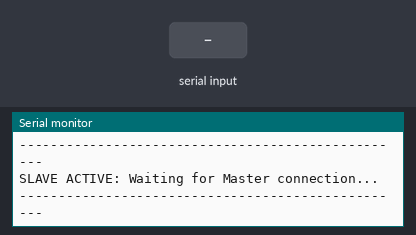
The sketch below on a simulated ESP32. Shown: the last lines printed to the serial monitor. The inputs (shaded band) are chosen by the test bench. Nothing arrives over Bluetooth unless stated.

Above: at 1.2 s.
1.3 s: "90,45\n" received over the second serial link
At 2.3 s:
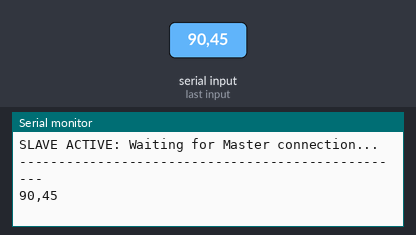
2.8 s: "30,150\n" received over the second serial link
At 3.5 s:
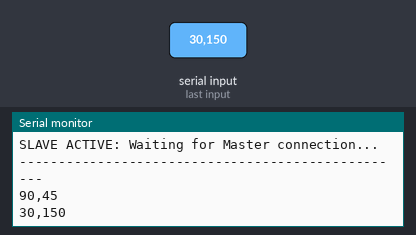

The sketch:

btontvangerESP.ino
```cpp
//https://github.com/v12345vtm/ESP32-WROOM-BTbridge/blob/main/btontvangerESP/btontvangerESP.ino


#include "BluetoothSerial.h"


BluetoothSerial SerialBT;

// Track connection state
bool lastState = false;

void setup() {
  Serial.begin(115200);

  // Start Bluetooth as Slave
  // The name must be what the Master is searching for (if not using MAC)
  SerialBT.begin("ESP32_Bridge_Slave");
  getBTmacForMaster();//needed to link the master the this esp32
  Serial.println("--------------------------------------------------");
  Serial.println("SLAVE ACTIVE: Waiting for Master connection...");
  Serial.println("--------------------------------------------------");
}


void getBTmacForMaster() {
  Serial.begin(115200);
  SerialBT.begin("ESP32_Bridge_Slave");


  String macStr = SerialBT.getBtAddressString();

  uint8_t mac[6];

  // Parse string to byte array
  sscanf(macStr.c_str(), "%hhx:%hhx:%hhx:%hhx:%hhx:%hhx",
         &mac[0], &mac[1], &mac[2],
         &mac[3], &mac[4], &mac[5]);

  // Print in your exact format
  Serial.print("uint8_t address[6] = {");
  for (int i = 0; i < 6; i++) {
    if (i > 0) Serial.print(", ");
    Serial.print("0x");
    if (mac[i] < 16) Serial.print("0"); // leading zero
    Serial.print(mac[i], HEX);
  }
  Serial.println("};");
   Serial.println("THIS LINE MUST BE KNOWN BY THE MASTER");
}


void loop() {
  // --- CONNECTION WATCHDOG ---
  // hasClient() returns true if the Master is currently connected
  bool currentState = SerialBT.hasClient();

  // If we just lost the connection
  if (lastState && !currentState) {
    Serial.println("\n[!] Connection Lost. Slave is rebooting ...and wait to the Master finds me");
    delay(100);
    ESP.restart();
  }
  lastState = currentState;

  // --- DATA BRIDGE ---
  // 1. Bluetooth (from Master) -> USB (to Field Device)
  if (SerialBT.available()) {
    while (SerialBT.available()) {
      Serial.write(SerialBT.read());
    }
    Serial.flush();
  }

  // 2. USB (from Field Device) -> Bluetooth (to Master)
  if (Serial.available()) {
    while (Serial.available()) {
      // NOTE: If field data is inverted (84 E4 EC...),
      // you can use SerialBT.write(~Serial.read()); here instead.
      SerialBT.write(Serial.read());
    }
  }
}
```

Measured:
- after the input at 1.3 s, the serial monitor: prints a new line at once (image 1)
- after the input at 2.8 s, the serial monitor: prints a new line at once (image 2)
